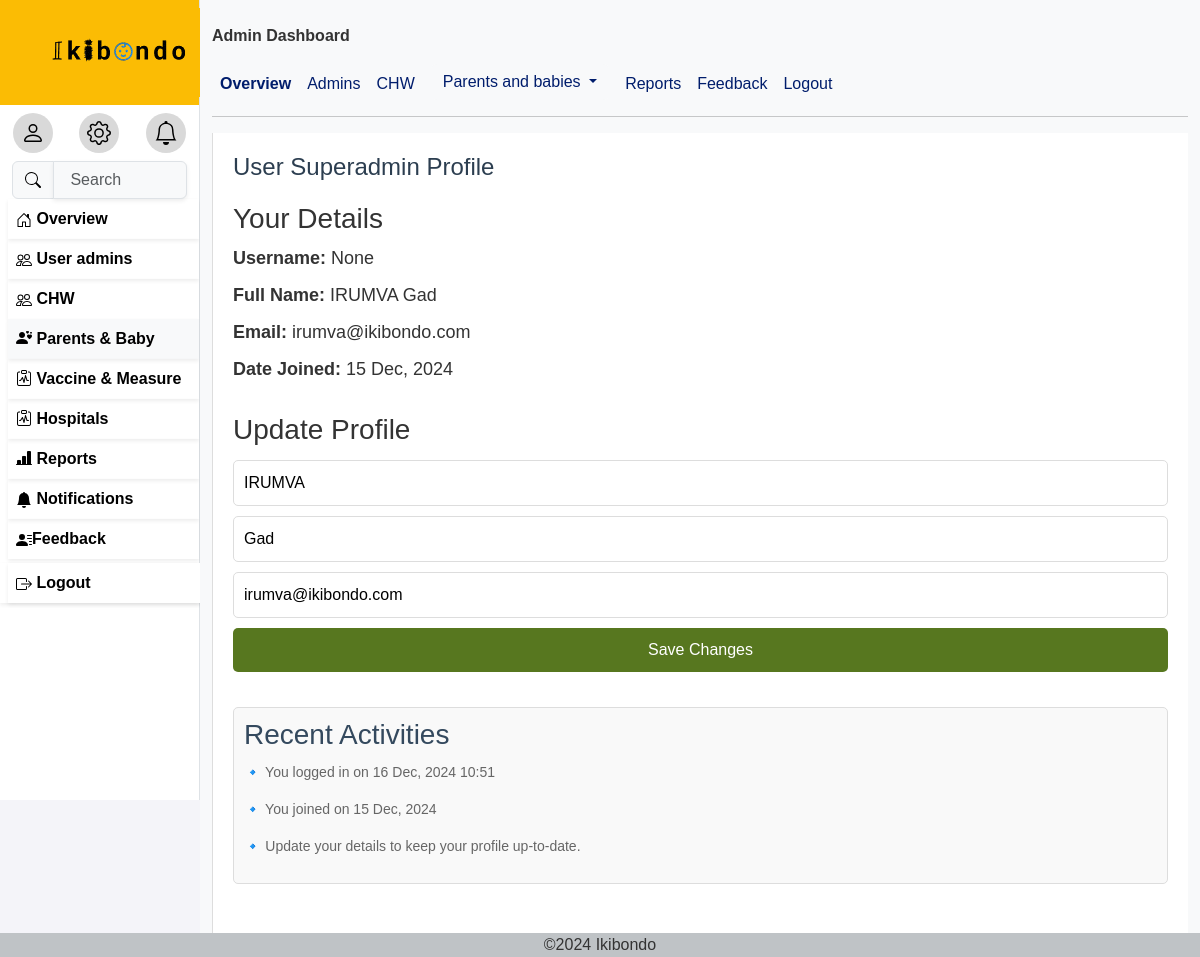
/userprofile (signed in), run on an earlier commit of the app's database.
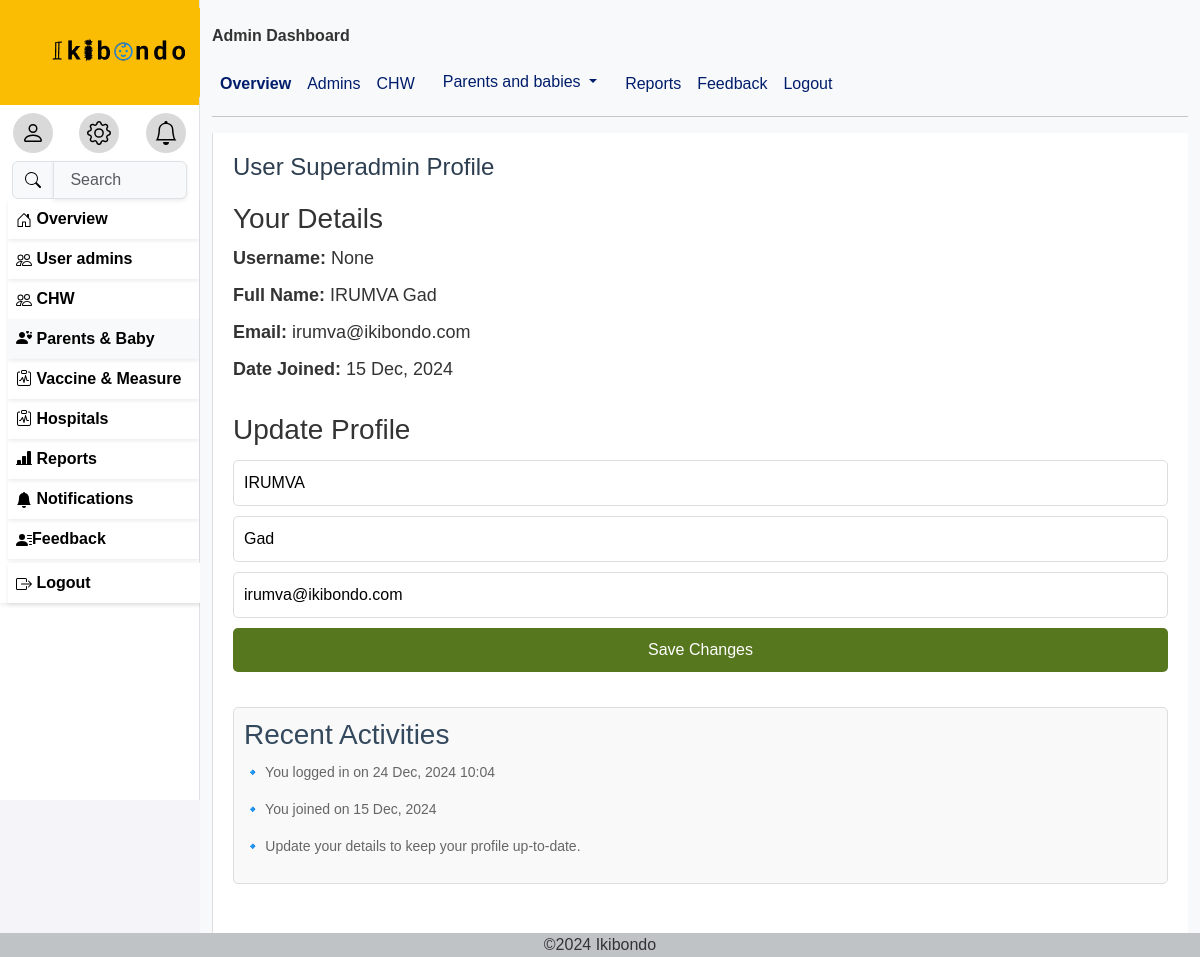
And on a later commit of the database.
### ikibondoapp/models.py (models this page shows, shortened)
class Myuser(AbstractUser):
    ROLE_CHOICES = [
        ('Nurse', 'Nurse'),
        ('Superadmin', 'Superadmin'),
        ('Chw', 'Chw'),
        ('Parent', 'Parent'),
    ]
    GENDER_CHOICES = [
        ('Male', 'Male'),
        ('Female', 'Female'),
    ]
    username=None
    phone_number=models.CharField(max_length=10,validators=[
            RegexValidator(
                regex=r'^\d{10}$',
                message="Phone number must be 10 digits long.",
                code='invalid_phone_number'
            )
            ],
        unique=True)
    email=models.EmailField(unique=True,blank=True)
    role=models.CharField(choices=[('Nurse','Nurse'),('Superadmin','Superadmin'),('Chw','Chw'),('Parent','Parent')],max_length=50)
    gender= models.CharField(choices=[('Male','Male'),('Female','Female')],max_length=20)
    Age= models.PositiveIntegerField(null=True,validators=[
            RegexValidator(
                regex=r'^\d{2}$',
                message="age must be 2 digits long.",
                code='invalid_age_value'
            )
            ])
    need_password_change=models.BooleanField(default=True)
    USERNAME_FIELD='phone_number'
    REQUIRED_FIELDS=['email']
    object=CustomUserManager()

### ikibondoapp/views.py (the view, shortened to what this page needs)
# urls.py: path('userprofile',userprofile_view,name='userprofile'),
@login_required
def userprofile_view(request):
    return render(request,'userprofile.html')

### TEMPLATES/userprofile.html (shortened to what this page needs)
{% extends 'base.html' %}
{%block menu%}
<a href="{% url 'useradmin' %}" class="remove">
    <div class="p-2 ms-2 shadow-sm fw-bold hovs">
      Overview</div>
   </a>
   {%if user.role == 'Superadmin'%}
   <a href="{% url 'admins'%}" class="remove">
    <div class="p-2 ms-2 shadow-sm fw-bold hovs">
      User admins
     </div>
   </a>
   {%endif%}
   {% if user.role == 'Superadmin' or user.role == 'Nurse'%}
   <a href="{% url 'chw'%}" class="remove">
    <div class="p-2 ms-2 shadow-sm fw-bold  hovs">
      CHW
     </div>
   </a>
   {%endif%}
   <a href="{% url 'parents' %}" class="remove hovs">
    <div class="p-2  ms-2 shadow-sm fw-bold bg-light hovs">
      <i class="bi bi-person-hearts"></i>
       Parents & Baby</div>
   </a>
   <a href="{% url 'vaccine' %}" class="remove">
    <div class="p-2 ms-2 shadow-sm fw-bold hovs">
      <i class="bi bi-clipboard-pulse"></i>
       Vaccine & Measure</div>
   </a>
   {% if user.role == 'Superadmin' or user.role == 'Nurse'%}
   <a href="{% url 'hospitals' %}" class="remove">
    <div class="p-2 ms-2 shadow-sm fw-bold  hovs">
      <i class="bi bi-clipboard-pulse"></i>
       Hospitals</div>
   </a>
   <a href="{% url 'reports' %}" class="remove">
    <div class="p-2 ms-2 shadow-sm fw-bold hovs">
      <i class="bi bi-bar-chart-line-fill"></i>
      Reports</div>
   </a>
   {%endif%}
   <a href="{% url 'notification'%}" class="remove">
    <div class="p-2 ms-2 shadow-sm fw-bold  hovs">
      <svg xmlns="http://www.w3.org/2000/svg" width="16" height="16" fill="currentColor" class="bi bi-bell-fill" viewBox="0 0 16 16">
        <path d="M8 16a2 2 0 0 0 2-2H6a2 2 0 0 0 2 2m.995-14.901a1 1 0 1 0-1.99 0A5 5 0 0 0 3 6c0 1.098-.5 6-2 7h14c-1.5-1-2-5.902-2-7 0-2.42-1.72-4.44-4.005-4.901"/>
      </svg>
       Notifications</div>
   </a>
   {%if user.role == 'Superadmin' or user.role == 'Nurse'%}
   <a href="{% url 'adminfeedback'%}" class="remove">
    <div class="p-2 ms-2 shadow-sm fw-bold  hovs">
      Feedback
      </div>
   </a>
   {%endif%}
      <div>
      <form method="post" action="{% url 'logout' %}" class="container-fluid p-0 shadow-sm mt-1">
        <button type="submit" class="p-2 ms-2 shadow-sm fw-bold container-fluid border-0 bg-white text-start hovs">
           Logout</button>
        </form>
       </div>
{%endblock%}
{% block content%}
    <div class="profile-container">
        <div class="main-content">
            <h1>User {{user.role}} Profile</h1>
            <div class="user-details">
                <h3>Your Details</h3>
                <p><span>Username:</span> {{ user.username }}</p>
                <p><span>Full Name:</span> {{ user.first_name }} {{ user.last_name }}</p>
                <p><span>Email:</span> {{ user.email }}</p>
                <p><span>Date Joined:</span> {{ user.date_joined|date:"d M, Y" }}</p>
            </div>
            <div class="editable-section">
                <h3>Update Profile</h3>
                <form method="POST" action="">
                    <input type="text" name="first_name" placeholder="First Name" value="{{ user.first_name }}">
                    <input type="text" name="last_name" placeholder="Last Name" value="{{ user.last_name }}">
                    <input type="email" name="email" placeholder="Email" value="{{ user.email }}">
                    <button type="submit">Save Changes</button>
                </form>
            </div>
            <div class="activities">
                <h3>Recent Activities</h3>
                <p>🔹 You logged in on {{ user.last_login|date:"d M, Y H:i" }}</p>
                <p>🔹 You joined on {{ user.date_joined|date:"d M, Y" }}</p>
                <p>🔹 Update your details to keep your profile up-to-date.</p>
            </div>
        </div>
    </div>
{%endblock%}

What changed in the data, as far as the page shows it:
changed Myuser "Superadmin": last_login "16 Dec, 2024 10:51" → "24 Dec, 2024 10:04"
